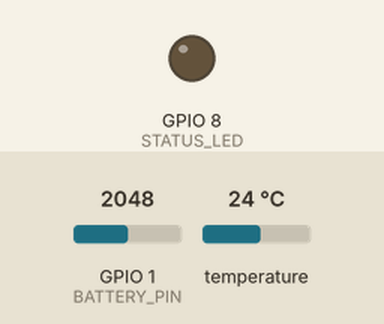
Recording of a sketch running on a simulated ESP32-C3. On the bench: output pins drawn as LEDs (lit = HIGH). Inputs (shaded band) come from the test bench; at power-on: GPIO 1 (BATTERY_PIN) = 2048, temperature 24 °C (analog values on the 0–4095 scale). Pins used as bus, display or sensor lines are not drawn; what the sketch prints to the serial monitor is not drawn. At 2.8 s the program puts the board to deep sleep or switches it off; the recording ends there.

Above: at 0.1 s.
Timing chart, 0 to 2.8 s (numbered marks = the images above):
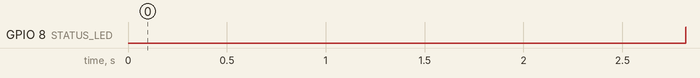

Measured:
- by itself, GPIO 8 (STATUS_LED): LOW → HIGH at 2.8 s

The sketch:

ESP32_C3_Supermini_Soil_DeepSleep15m.ino
```cpp
/**
 * ==============================================================================
 * KODE FIRMWARE 1: ESP32-C3 SUPER MINI (DEEP SLEEP 15 MENIT + POWER SWITCH PIN 10)
 * ==============================================================================
 * Hardware:
 * - Board: ESP32-C3 Super Mini (RISC-V 32-bit Architecture)
 * - Pin Power Switch Sensor: GPIO 10 (Menyalakan VCC Sensor setelah bangun booting)
 * - Sensor Kelembaban Tanah: GPIO 0 (ADC1_CH0)
 * - Sensor Suhu Tanah DS18B20: GPIO 3 (OneWire Bus)
 * - Voltage Divider Baterai: GPIO 1 (ADC1_CH1, R1=100k, R2=100k, rasio 2.0x)
 * - Status LED: GPIO 8 (Active LOW)
 * ==============================================================================
 * Keunggulan Power Switch PIN 10:
 * Selama 15 menit deep sleep, VCC sensor diputus (0 Volt), sehingga konsumsi arus
 * sensor = 0 µA! Sensor hanya dinyalakan beberapa detik untuk pembacaan stabil,
 * kemudian dimatikan kembali sebelum ESP32-C3 tidur.
 * ==============================================================================
 */

#include <WiFi.h>
#include <esp_now.h>
#include <esp_wifi.h>
#include <esp_sleep.h>
#include <OneWire.h>
#include <DallasTemperature.h>

// --- KONFIGURASI DEEP SLEEP (15 MENIT) ---
#define TIME_TO_SLEEP_MINUTES  15                   // 15 menit
#define uS_TO_S_FACTOR         1000000ULL
#define SLEEP_DURATION_US      ((uint64_t)TIME_TO_SLEEP_MINUTES * 60ULL * uS_TO_S_FACTOR)

// Variabel hitung siklus di RTC memory
RTC_DATA_ATTR int bootCount = 0;

// --- PIN DEFINITIONS (ESP32-C3 SUPER MINI) ---
#define SENSOR_VCC_PIN   10  // PIN POWER SWITCH SENSOR (VCC ON/OFF)
#define SOIL_MOIST_PIN   0   // Sensor Kelembaban Tanah Kapasitif (ADC1_CH0)
#define BATTERY_PIN      1   // Titik Tengah Voltage Divider Baterai (ADC1_CH1)
#define ONE_WIRE_BUS     3   // Pin Data Sensor Suhu Tanah DS18B20
#define STATUS_LED       8   // LED Onboard ESP32-C3 (Active LOW)

// Konfigurasi Voltage Divider (R1=100k, R2=100k)
const float R1 = 100000.0;
const float R2 = 100000.0;
const float DIVIDER_RATIO = (R1 + R2) / R2; // = 2.0x
const float ADC_VREF = 3.3;

const int AirValue   = 3200;  // ADC saat kering
const int WaterValue = 1400;  // ADC saat basah

OneWire oneWire(ONE_WIRE_BUS);
DallasTemperature soilTempSensor(&oneWire);

// --- MAC ADDRESS ESP-WROOM-32D GATEWAY (24:0a:c4:15:40:25) ---
uint8_t gatewayMacAddress[] = { 0x24, 0x0A, 0xC4, 0x15, 0x40, 0x25 };

typedef struct struct_soil_packet {
  char nodeId[16];
  float soilMoisture;
  float soilTemp;
  int moistureRaw;
  float batteryVoltage;
  int batteryPercent;
  int cycleCount;
} struct_soil_packet;

struct_soil_packet packetToSend;
esp_now_peer_info_t peerInfo;
volatile bool sendComplete = false;

void OnDataSent(const uint8_t *mac_addr, esp_now_send_status_t status) {
  Serial.print("[ESP-NOW] Status Transmisi: ");
  Serial.println(status == ESP_NOW_SEND_SUCCESS ? "SUKSES" : "GAGAL");
  sendComplete = true;
}

int calculateBatteryPercent(float v) {
  if (v >= 4.15) return 100;
  if (v <= 3.30) return 0;
  if (v >= 3.85) return (int)(65 + ((v - 3.85) / 0.30) * 35);
  if (v >= 3.70) return (int)(30 + ((v - 3.70) / 0.15) * 35);
  return (int)(5 + ((v - 3.30) / 0.40) * 25);
}

void setup() {
  bootCount++;
  Serial.begin(115200);

  // Inisialisasi LED & PIN POWER SENSOR
  pinMode(STATUS_LED, OUTPUT);
  digitalWrite(STATUS_LED, LOW); // LED Nyala

  pinMode(SENSOR_VCC_PIN, OUTPUT);
  pinMode(SOIL_MOIST_PIN, INPUT);
  pinMode(BATTERY_PIN, INPUT);
  analogReadResolution(12);

  Serial.println("\n=================================================");
  Serial.printf("ESP32-C3 WAKEUP #%d (Siklus 15 Menit)\n", bootCount);
  Serial.println("=================================================");

  // 1. NYALAKAN POWER SENSOR DENGAN PIN 10
  Serial.println("[POWER] Menyalakan Daya Sensor melalui GPIO 10...");
  digitalWrite(SENSOR_VCC_PIN, HIGH);

  // Berikan jeda stabilisasi beberapa detik agar osilator sensor kapasitif & DS18B20 stabil
  Serial.println("[SENSOR] Menunggu stabilisasi sensor (2 detik)...");
  delay(2000);

  // 2. BACA SENSOR SUHU TANAH (DS18B20)
  soilTempSensor.begin();
  soilTempSensor.requestTemperatures();
  float soilTemp = soilTempSensor.getTempCByIndex(0);
  if (soilTemp == DEVICE_DISCONNECTED_C || soilTemp < -50) {
    soilTemp = 24.8;
  }

  // 3. BACA SENSOR KELEMBABAN TANAH
  int rawMoist = analogRead(SOIL_MOIST_PIN);
  float moisturePercent = map(rawMoist, AirValue, WaterValue, 0, 100);
  moisturePercent = constrain(moisturePercent, 0.0, 100.0);

  // 4. BACA VOLTAGE DIVIDER BATERAI
  long batSum = 0;
  for (int i = 0; i < 8; i++) {
    batSum += analogRead(BATTERY_PIN);
    delay(2);
  }
  int rawBatAdc = batSum / 8;
  float vAdc = (rawBatAdc / 4095.0) * ADC_VREF;
  float batteryVoltage = constrain(vAdc * DIVIDER_RATIO, 2.5, 4.3);
  int batteryPercent = calculateBatteryPercent(batteryVoltage);

  Serial.printf("[DATA] Lembab=%.1f%%, Suhu=%.1fC, Bat=%.2fV (%d%%)\n",
                moisturePercent, soilTemp, batteryVoltage, batteryPercent);

  // 5. MATIKAN DAYA SENSOR DENGAN PIN 10 (HEMAT ENERGI)
  digitalWrite(SENSOR_VCC_PIN, LOW);
  Serial.println("[POWER] Daya Sensor dimatikan kembali (0 uA).");

  // 6. TRANSMISI PAKET VIA ESP-NOW KE GATEWAY
  WiFi.mode(WIFI_STA);
  WiFi.disconnect();

  if (esp_now_init() == ESP_OK) {
    esp_now_register_send_cb(OnDataSent);

    memcpy(peerInfo.peer_addr, gatewayMacAddress, 6);
    peerInfo.channel = 0;
    peerInfo.encrypt = false;

    if (esp_now_add_peer(&peerInfo) == ESP_OK) {
      strcpy(packetToSend.nodeId, "ESP32-C3-SOIL");
      packetToSend.soilMoisture = moisturePercent;
      packetToSend.soilTemp = soilTemp;
      packetToSend.moistureRaw = rawMoist;
      packetToSend.batteryVoltage = batteryVoltage;
      packetToSend.batteryPercent = batteryPercent;
      packetToSend.cycleCount = bootCount;

      esp_now_send(gatewayMacAddress, (uint8_t *)&packetToSend, sizeof(packetToSend));

      unsigned long startWait = millis();
      while (!sendComplete && millis() - startWait < 100) {
        delay(5);
      }
    }
  }

  // 7. MATIKAN RADIO & MASUK DEEP SLEEP 15 MENIT
  WiFi.disconnect(true);
  WiFi.mode(WIFI_OFF);
  esp_wifi_stop();

  digitalWrite(STATUS_LED, HIGH); // Matikan LED

  esp_sleep_enable_timer_wakeup(SLEEP_DURATION_US);
  Serial.printf("[SLEEP] Memasuki Deep Sleep selama %d Menit. Zzzz...\n", TIME_TO_SLEEP_MINUTES);
  Serial.flush();

  esp_deep_sleep_start();
}

void loop() {
  // Kosong karena masuk deep sleep di akhir setup()
}
```
